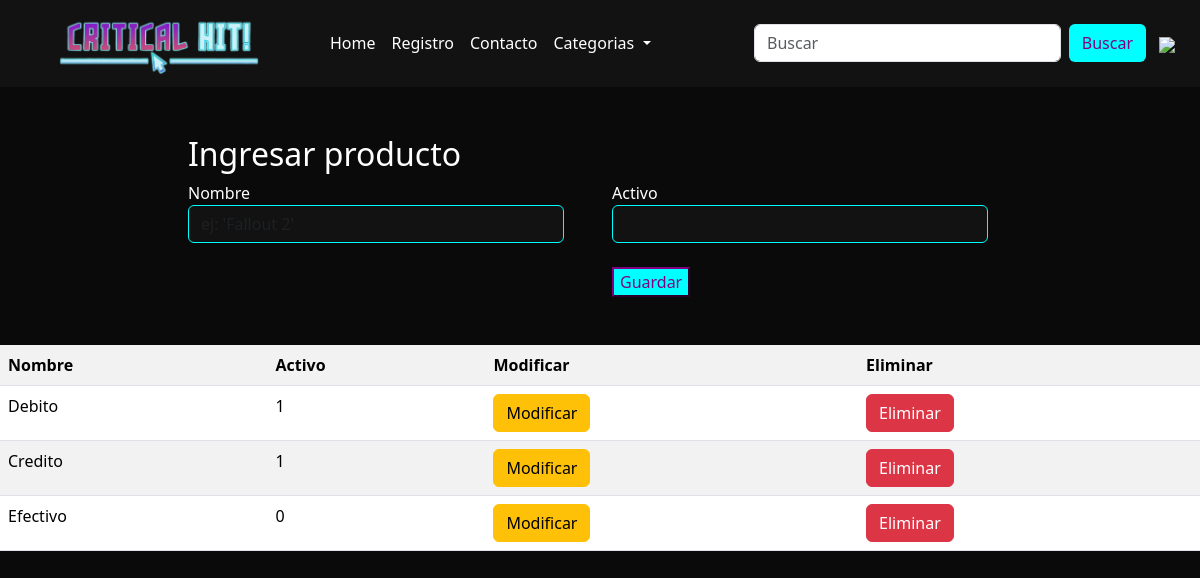
The app's page /pagina/adminPago, older data.
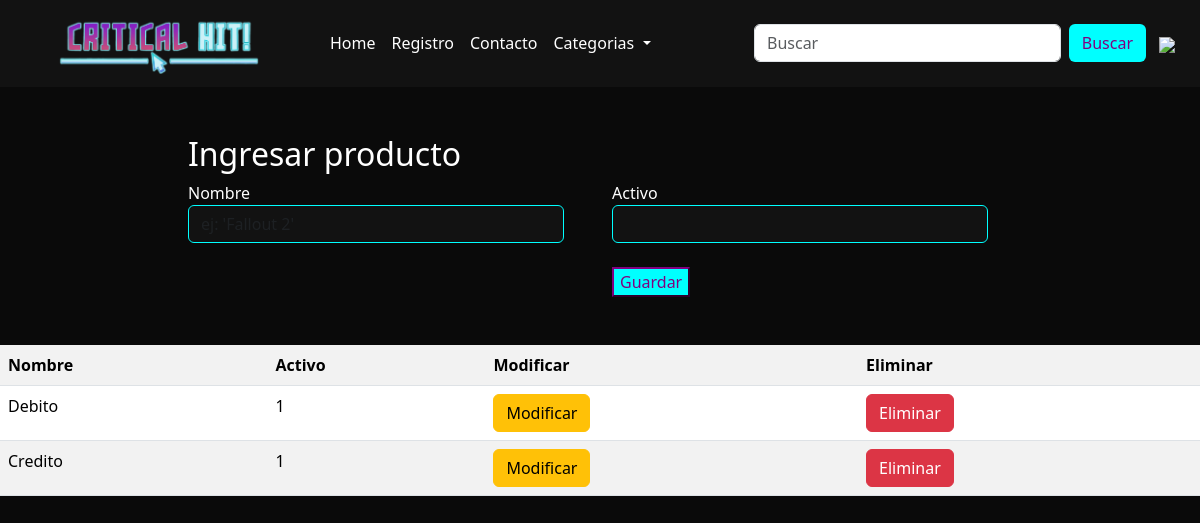
The same page, newer data.
### pagina/models.py (models this page shows, shortened)
class FormaPago(models.Model):
    nombre = models.CharField(max_length=100)
    activo = models.IntegerField()

### pagina/views.py (the view, shortened to what this page needs)
# urls.py: path('adminPago', views.adminPago, name='adminPago'),
def adminPago(request):
    context = {}
    context['productos'] = FormaPago.objects.all()
    return render(request, 'adminPago.html', context)

### pagina/templates/adminPago.html (shortened to what this page needs)
{% extends "plantillaBase.html"  %}
{% block contenido %}
{% load static %}
<form class="form" method="post" enctype="multipart/form-data" action="{% url 'adminPago' %}" >
    <div class="container-fluid">
      <div class="row justify-content-center">
        <div class="col-10 col-md-4 mt-5">
            <div class="form-group mb-4">
               <h2>Ingresar producto</h2>
              <label for="exampleInputEmail1">
                Nombre
              </label>
              <input type="text" name="txtNombre" class="txtNombre form-control" value="{{item.nombre}}" placeholder="ej: 'Fallout 2'" style="color: white; background-color: #121212; border-color: cyan; "/>
            </div>
        </div>
        <div class="col-10 col-md-4 m-4 mb-5 mt-md-5 ">
            <div class="form-group mb-4">
              <h2><br></h2>
              <label for="exampleInputEmail1">
                Activo
              </label>
              <input name="txtStock" min="0" value="{{item.activo}}"  type="number"
                  class="txtStock form-control form-control" style="color: white; background-color: #121212; border-color: cyan;" />
              </div>
            <input type="button" name="btnEnviar" class="btnEnviar" value="Guardar" style="color: white; background-color: cyan; color: purple; border-color: purple;">
        </div>
      </div>
    </div>
  </form>
{% endblock %}
{% block listado %}
    <table class="table table-responsive table-striped">
        <tr>
            <th>Nombre</th>
            <th>Activo</th>
            <th>Modificar</th>
            <th>Eliminar</th>
        </tr>
    {% for item in productos %}
        <tr>
            <td>{{ item.nombre| capfirst }}</td>
            <td>{{ item.activo }}</td>
            <td><a href="{% url 'buscarPago' pk=item.id %}" class="btn btn-warning">Modificar</a></td>
            <td><a href="{% url 'eliminarPago' pk=item.id %}" class="btn btn-danger">Eliminar</a></td>
    {% endfor %}
    </table>
{% endblock %}

Row changes from the older to the newer data that the page shows:
removed FormaPago: nombre "Efectivo", activo "0"
